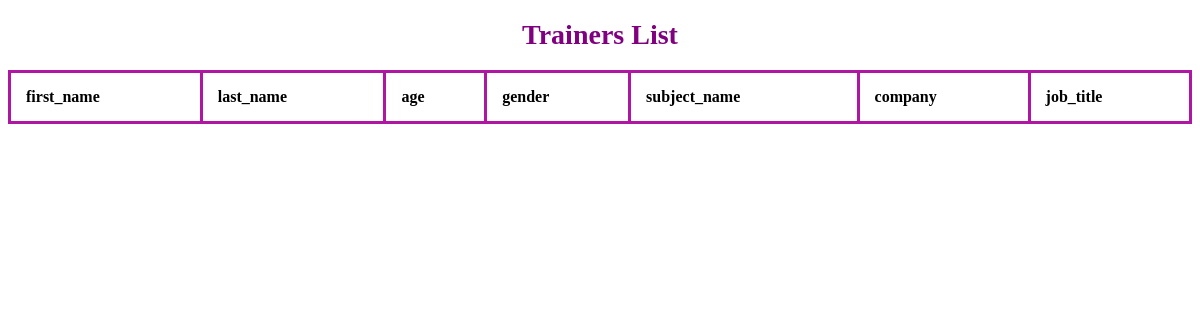
The app's page /trainer/register_list/, older data.
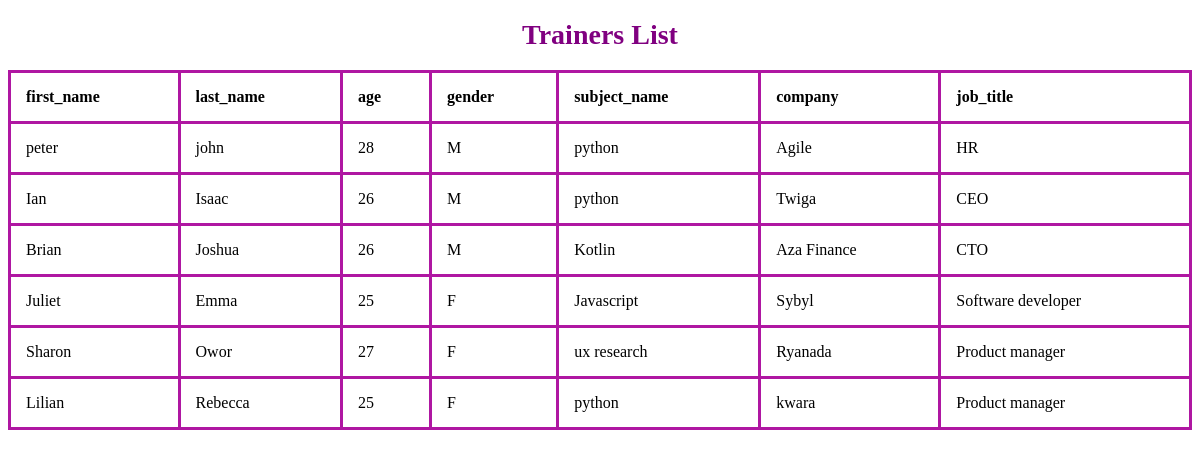
The same page, newer data.
### trainer/models.py (models this page shows)
class Trainer(models.Model):
    first_name=models.CharField(max_length=15)
    last_name=models.CharField(max_length=14)
    age=models.PositiveSmallIntegerField()
    nationality=models.CharField(max_length=20)
    trainer_image=models.ImageField()
    email=models.EmailField()
    Date_of_Birth=models.DateField()
    gender_choice=((u'M',u'Male'),(u'F',U'Female'),(u'O',u'Others'))
    gender=models.CharField(max_length=12,choices=gender_choice)
    subject_name=models.CharField(max_length=20)
    national_id=models.CharField(max_length=12)
    salary=models.PositiveBigIntegerField()
    phone_number=models.CharField(max_length=12)
    job_title=models.CharField(max_length=30)
    company=models.CharField(max_length=12)
    resume=models.FileField()

### trainer/views.py (the view)
# urls.py: path("register_list/",trainer_list,name="trainer_list"),
def trainer_list(request):
    trainers=Trainer.objects.all()
    return render(request,"trainer_list.html",{"trainers":trainers})

### trainer/templates/trainer_list.html (shortened to what this page needs)
<!DOCTYPE html>
<html lang="en">
<head>
</head>
<body>
    <h1>Trainers List</h1>
    <table>
        <tr>
            <th>first_name</th>
            <th>last_name</th>
            <th>age</th>
            <th>gender</th>
            <th>subject_name</th>
            <th>company</th>
            <th>job_title</th>
        </tr>
        {% for trainer in trainers %}
        <tr>
            <td>{{trainer.first_name}}</td>
            <td>{{trainer.last_name}}</td>
            <td>{{trainer.age}}</td>
            <td>{{trainer.gender}}</td>
            <td>{{trainer.subject_name}}</td>
            <td>{{trainer.company}}</td>
            <td>{{trainer.job_title}}</td>
        </tr>
        {%endfor%}
    </table>
</body>
</html>

### trainer/templates/trainer_list.html (style rules this page uses)
h1 { font-size: 28px; color: purple; text-align: center; }
table, td, th { border: 3px solid rgb(175, 23, 162); text-align: left; }
table { border-collapse: collapse; width: 100%; }
th, td { padding: 15px; }

Row changes from the older to the newer data that the page shows:
added Trainer: first_name "peter", last_name "john", age "28", gender "M", subject_name "python", company "Agile", job_title "HR"
added Trainer: first_name "Ian", last_name "Isaac", age "26", gender "M", subject_name "python", company "Twiga", job_title "CEO"
added Trainer: first_name "Brian", last_name "Joshua", age "26", gender "M", subject_name "Kotlin", company "Aza Finance", job_title "CTO"
added Trainer: first_name "Juliet", last_name "Emma", age "25", gender "F", subject_name "Javascript", company "Sybyl", job_title "Software developer"
added Trainer: first_name "Sharon", last_name "Owor", age "27", gender "F", subject_name "ux research", company "Ryanada", job_title "Product manager"
added Trainer: first_name "Lilian", last_name "Rebecca", age "25", gender "F", subject_name "python", company "kwara", job_title "Product manager"
